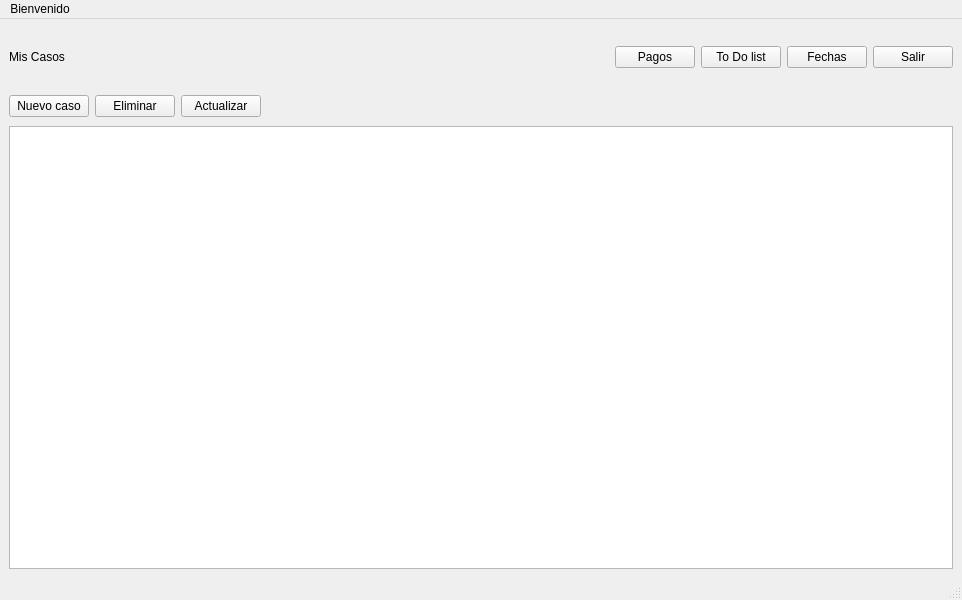
<?xml version="1.0" encoding="UTF-8"?>
<ui version="4.0">
 <class>MainWindow</class>
 <widget class="QMainWindow" name="MainWindow">
  <property name="geometry">
   <rect>
    <x>0</x>
    <y>0</y>
    <width>962</width>
    <height>600</height>
   </rect>
  </property>
  <property name="windowTitle">
   <string>MainWindow</string>
  </property>
  <widget class="QWidget" name="centralwidget">
   <layout class="QVBoxLayout" name="verticalLayout_2">
    <item>
     <layout class="QHBoxLayout" name="horizontalLayout_5">
      <item>
       <widget class="QLabel" name="label">
        <property name="text">
         <string>Mis Casos</string>
        </property>
        <property name="scaledContents">
         <bool>false</bool>
        </property>
       </widget>
      </item>
      <item>
       <layout class="QHBoxLayout" name="horizontalLayout_4">
        <item>
         <spacer name="horizontalSpacer_2">
          <property name="orientation">
           <enum>Qt::Horizontal</enum>
          </property>
          <property name="sizeHint" stdset="0">
           <size>
            <width>418</width>
            <height>58</height>
           </size>
          </property>
         </spacer>
        </item>
        <item>
         <layout class="QHBoxLayout" name="horizontalLayout">
          <item>
           <widget class="QPushButton" name="pushButton_Pagos">
            <property name="text">
             <string>Pagos</string>
            </property>
           </widget>
          </item>
          <item>
           <widget class="QPushButton" name="pushButton">
            <property name="text">
             <string>To Do list</string>
            </property>
           </widget>
          </item>
          <item>
           <widget class="QPushButton" name="fechasBT">
            <property name="text">
             <string>Fechas</string>
            </property>
           </widget>
          </item>
          <item>
           <widget class="QPushButton" name="pushButton_3">
            <property name="text">
             <string>Salir</string>
            </property>
           </widget>
          </item>
         </layout>
        </item>
       </layout>
      </item>
     </layout>
    </item>
    <item>
     <layout class="QVBoxLayout" name="verticalLayout">
      <item>
       <layout class="QHBoxLayout" name="horizontalLayout_3">
        <item>
         <layout class="QHBoxLayout" name="horizontalLayout_2">
          <item>
           <widget class="QPushButton" name="nuevoCasoBottom">
            <property name="text">
             <string>Nuevo caso</string>
            </property>
           </widget>
          </item>
          <item>
           <widget class="QPushButton" name="pushButton_eliminar">
            <property name="text">
             <string>Eliminar</string>
            </property>
           </widget>
          </item>
          <item>
           <widget class="QPushButton" name="pushButton_2">
            <property name="text">
             <string>Actualizar</string>
            </property>
           </widget>
          </item>
         </layout>
        </item>
        <item>
         <spacer name="horizontalSpacer">
          <property name="orientation">
           <enum>Qt::Horizontal</enum>
          </property>
          <property name="sizeHint" stdset="0">
           <size>
            <width>538</width>
            <height>28</height>
           </size>
          </property>
         </spacer>
        </item>
       </layout>
      </item>
      <item>
       <widget class="QTableWidget" name="tableWidget"/>
      </item>
     </layout>
    </item>
   </layout>
  </widget>
  <widget class="QMenuBar" name="menubar">
   <property name="geometry">
    <rect>
     <x>0</x>
     <y>0</y>
     <width>962</width>
     <height>21</height>
    </rect>
   </property>
   <widget class="QMenu" name="menuBienvenido">
    <property name="title">
     <string>Bienvenido</string>
    </property>
   </widget>
   <addaction name="menuBienvenido"/>
  </widget>
  <widget class="QStatusBar" name="statusbar"/>
 </widget>
 <resources/>
 <connections/>
</ui>
